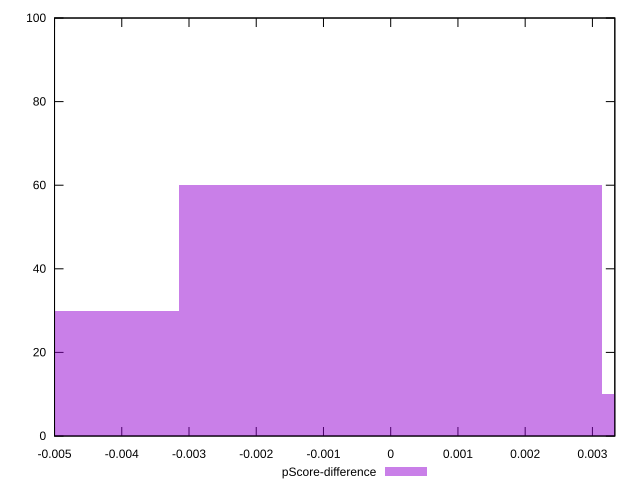

Source code (gnuplot):
reset

$pScoreDifference <<EOF
0 60
-0.006291694158048032 30
0.006291694158048032 10
EOF

set key outside below
set boxwidth 0.006291694158048032
set xrange [-0.0050000000000000044:0.0033333333333332993]
set yrange [0:100]
set trange [0:100]
set style fill transparent solid 0.5 noborder
set terminal svg size 640, 490 enhanced background rgb 'white'
set output "report_0_00242021-02-20T12:25:28.543Z/unused-css-rules/samples/pages/pScore-difference/histogram.svg"

plot $pScoreDifference title "pScore-difference" with boxes

reset
